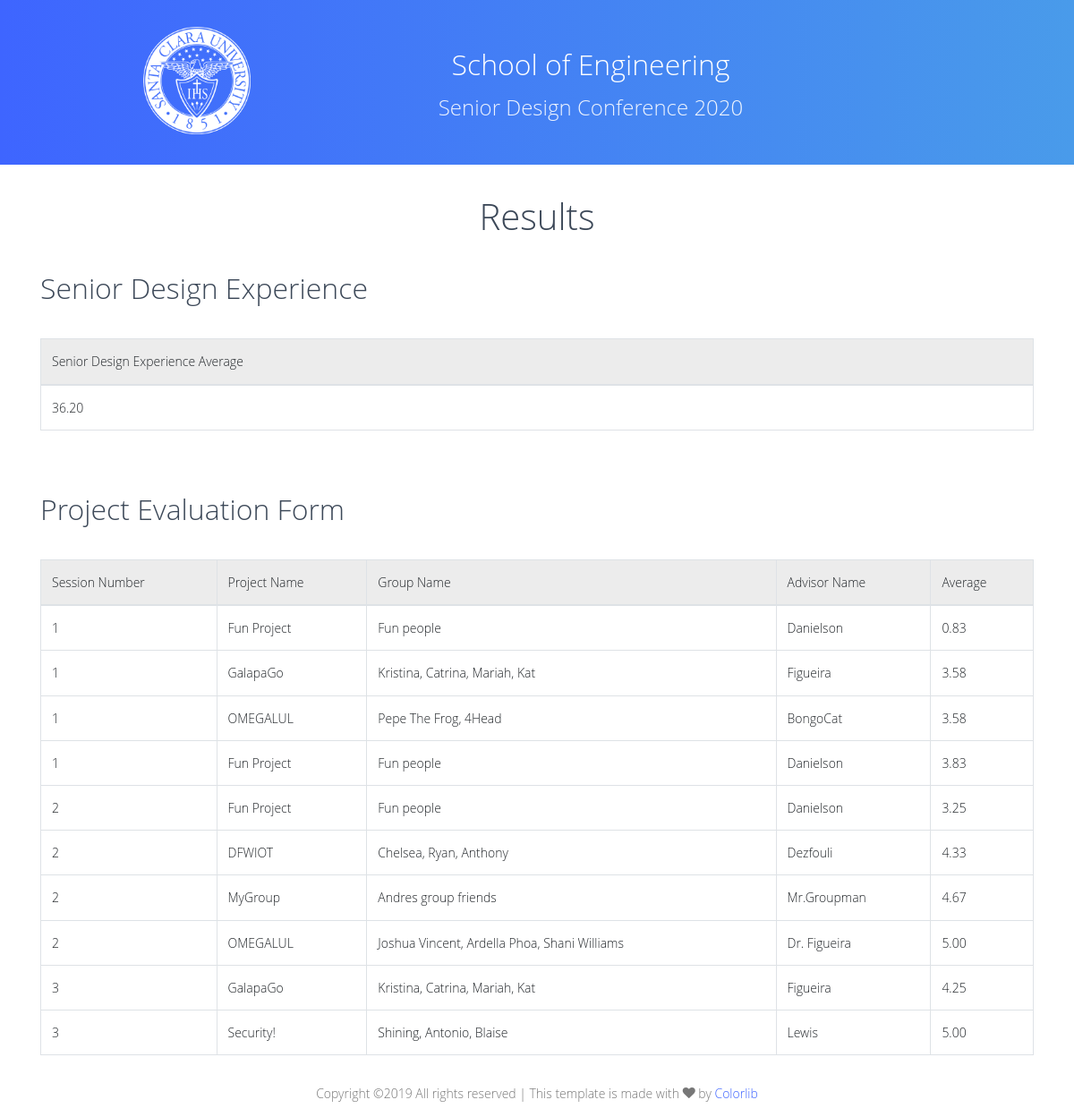
The page /home/admin/results/ on the database as committed earlier.
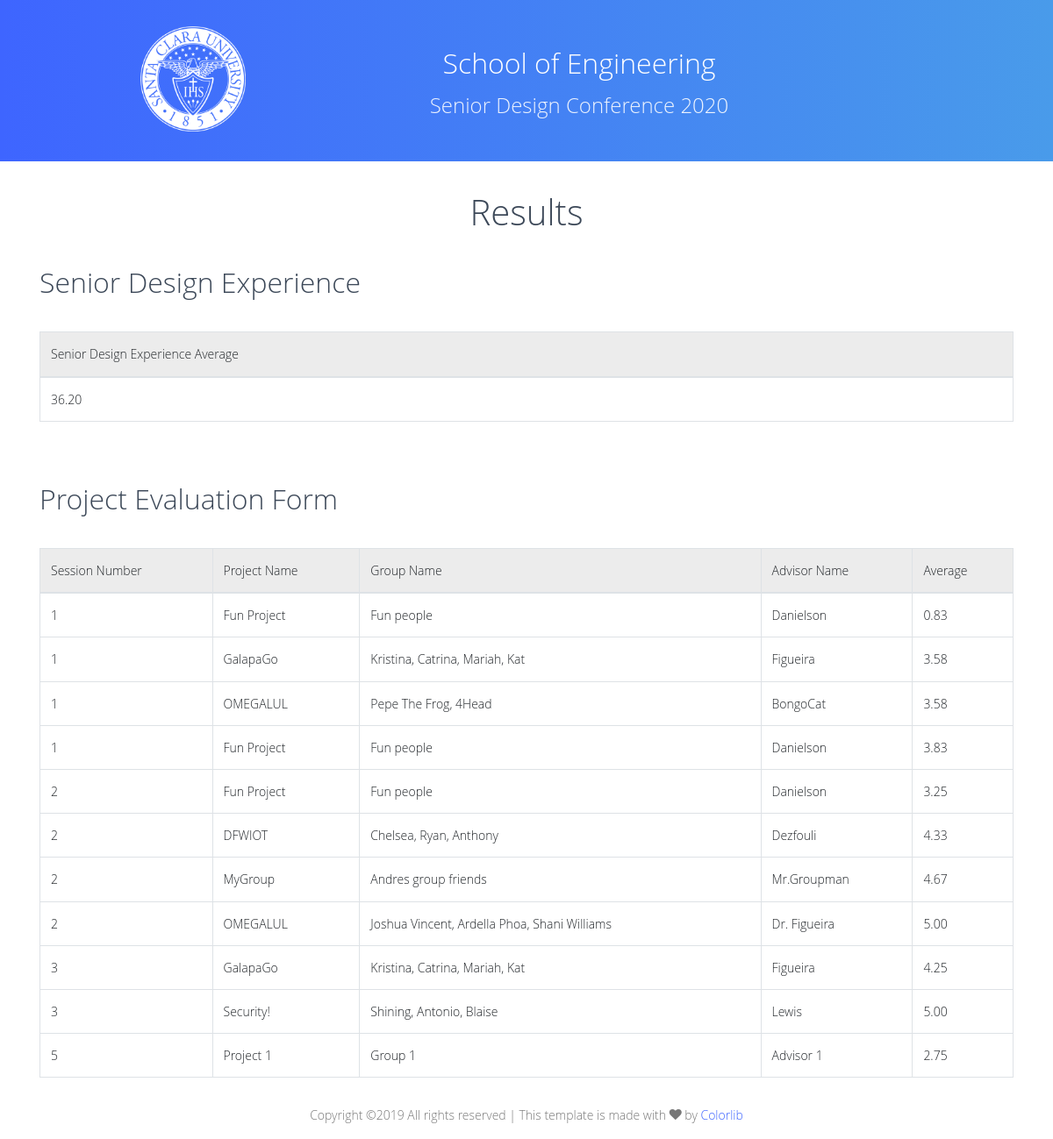
The same page on the database as committed later.
### judges/models.py (models this page shows, shortened)
class PerGroupForm(models.Model):
    CHOICES = (
    (1, '1'),
    (2, '2'),
    (3, '3'),
    (4, '4'),
    (5, '5'),
    )
    sessionNum = models.IntegerField()
    roomNum = models.IntegerField()
    project_name= models.CharField(max_length=20)
    group_name= models.CharField(max_length=20)
    advisor_name= models.CharField(max_length=20)
    technical_accuracy= models.IntegerField(choices=CHOICES)
    creativity= models.IntegerField(choices=CHOICES)
    supporting_work= models.IntegerField(choices=CHOICES)
    design_process= models.IntegerField(choices=CHOICES)
    project_complexity= models.IntegerField(choices=CHOICES)
    completion= models.IntegerField(choices=CHOICES)
    tests= models.IntegerField(choices=CHOICES)
    response= models.IntegerField(choices=CHOICES)
    organization= models.IntegerField(choices=CHOICES)
    time= models.IntegerField(choices=CHOICES)
    visual= models.IntegerField(choices=CHOICES)
    confidence= models.IntegerField(choices=CHOICES)
    overview= models.CharField(max_length=20)
    comments= models.CharField(max_length=100)

### manager/views.py (the view)
# urls.py: path('results/', views.display_results, name='results'),
def display_results(request):
    all_forms = PerSessionForm.objects.all()
    session_sum = 0
    num_sessions= 0
    session_eval_average= 0
    for form in all_forms:
        session_sum += (form.q1 + form.q2 + form.q3 + form.q4 + form.q5 + form.q6 + form.q7 + form.q8 + form.q9 + form.q10 + form.q11 + form.q12)
        num_sessions += 1
    if num_sessions > 0:
        session_eval_average = '%.2f'%(session_sum / num_sessions)
    eval_forms = PerGroupForm.objects.all()
    eval_sum = 0
    eval_total = 12
    eval_projects = []
    for form in eval_forms:
        eval_sum = (form.technical_accuracy + form.creativity + form.supporting_work + form.design_process + form.project_complexity + form.completion + form.tests + form.response + form.organization + form.time + form.visual + form.confidence)
        avg = '%.2f'%(eval_sum / eval_total)
        group_eval = [form.sessionNum, form.project_name, form.group_name, form.advisor_name, avg] # the values order must match the column order
        eval_projects.append(group_eval)
    eval_projects = sorted(eval_projects, key = operator.itemgetter(0, 4))
    return render(request, 'results.html', {'average': session_eval_average, 'eval_projects': eval_projects})

### templates/results.html (shortened to what this page needs)
<!DOCTYPE html>
<html lang="en">
  <head>
    {% load static %}
	<link rel='stylesheet' href="{% static 'css/open-iconic-bootstrap.min.css' %}">
	<link rel='stylesheet' href="{% static 'css/animate.css' %}">
	<link rel='stylesheet' href="{% static 'css/owl.carousel.min.css' %}">
	<link rel='stylesheet' href="{% static 'css/owl.theme.default.min.css' %}">
	<link rel='stylesheet' href="{% static 'css/magnific-popup.css' %}">
	<link rel='stylesheet' href="{% static 'css/ionicons.min.css' %}">
	<link rel='stylesheet' href="{% static 'css/bootstrap-datetimepicker.min.css' %}">
	<link rel='stylesheet' href="{% static 'css/nouislider.css' %}">
	<link rel='stylesheet' href="{% static 'css/aos.css' %}">
	<link rel='stylesheet' href="{% static 'css/flaticon.css' %}">
	<link rel='stylesheet' href="{% static 'css/icomoon.css' %}">
	<link rel='stylesheet' href="{% static 'css/style.css' %}">
  </head>
<body>
  <div class="main-section">
  	<div class="main-section">
        <section class="hero-wrap">
            <div class="container">
                <div class="row descriptionalign-items-center justify-content-center">
                    <a href="/home/">
                        <img class="logoSmall" src="{% static 'images/scuLogo.png' %}">
                    </a>
                    <div class="col-md-8 text-center">
                        <div class="text textSmall">
                            <h2 style="color: #fff;">School of Engineering</h2>
                            <h4 class="mb-5">Senior Design Conference 2020</h4>
                        </div>
                    </div>
                </div>
            </div>
        </section>
        <section>
            <div class="container" style="position: relative;">
                <h1 style="text-align: center; margin-top: 30px; margin-bottom: 30px;">Results</h1>
				<h2>Senior Design Experience</h2>
				<br>
				<table class="table table-bordered">
		    		<thead class="table-active">
                		<tr>
        			    	<td colspan="2">Senior Design Experience Average</td>
                		</tr>
		    		</thead>
       				<tr>
        				<td>   {{ average }}   </td>
       				</tr>
        		</table>
				<br><br>
			<h2>Project Evaluation Form</h2>
			<br>
			 {% if eval_projects %}
			    <table class="table table-bordered">
				<thead class="table-active">
				    <tr>
					<td>Session Number</td>
					<td>Project Name</td>
					<td>Group Name</td>
					<td>Advisor Name</td>
					<td>Average</td>
				    </tr>
				</thead>
				{% for group in eval_projects %}
				    <tr>
					{% for x in group %}
					    <td> {{ x }} </td>
					{% endfor %}
				    </tr>
				{% endfor %}
			    </table>
			{% else %}
			    <h3> No group results to report</h3>
			{% endif %}
            </div>
        </section>
	<footer class="ftco-section ftco-section-2">
	  <div class="col-md-12 text-center">
    	<p class="mb-0">
        Copyright &copy; All rights reserved | This template is made with <i class="icon-heart" aria-hidden="true"></i> by <a href="https://colorlib.com" target="_blank">Colorlib</a>
        </p>
      </div>
	</footer>
  </div>
</body>
</html>

### static/css/icomoon.css (style rules this page uses)
[class^="icon-"], [class*=" icon-"] { font-family: 'icomoon' !important; speak: none; font-style: normal; font-weight: normal; font-variant: normal; text-transform: none; line-height: 1; -webkit-font-smoothing: antialiased; -moz-osx-font-smoothing: grayscale; }
.icon-heart:before { content: "\f004"; }

Rows that differ between the two databases and show on the page:
added PerGroupForm: group "Project 1" "Group 1" "Advisor 1"
Other text that changed with them:
new list line: "5 2.75"
